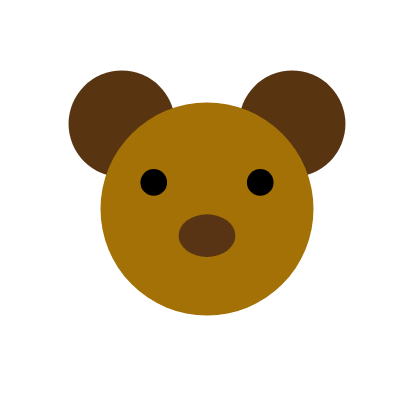
Frame 1 (no input)
Frame 60 (no input): identical to frame 1, image omitted
Frame 120 (the mouse pressed at the canvas centre since frame 60): identical to frame 1, image omitted

The p5.js sketch that drew this single still picture (run headless with seeded random() and noise() and a simulated clock; from frame 60 on, the mouse is pressed at the canvas centre):

// p5.js sketch
// ── sketch.js
function setup(){
	createCanvas(400, 400);
	x = 207;
	y = 209;
	noStroke();
	faceSize = 213;

	earSize = faceSize*0.5;
	fill(89, 52, 17);
	ellipse(x-faceSize*2/5, y-faceSize*2/5, earSize, earSize);
	ellipse(x+faceSize*2/5, y-faceSize*2/5, earSize, earSize);

	fill(163, 113, 5);
	ellipse(x, y, faceSize, faceSize)

	fill(0);
	let eyeSize = faceSize/8;
	ellipse(x-faceSize/4, y-faceSize/8, eyeSize, eyeSize);
	ellipse(x+faceSize/4, y-faceSize/8, eyeSize, eyeSize);

	fill(89, 52, 20);
	ellipse(x, y+faceSize/8, faceSize*4/15, faceSize/5);
}

function draw(){

}
